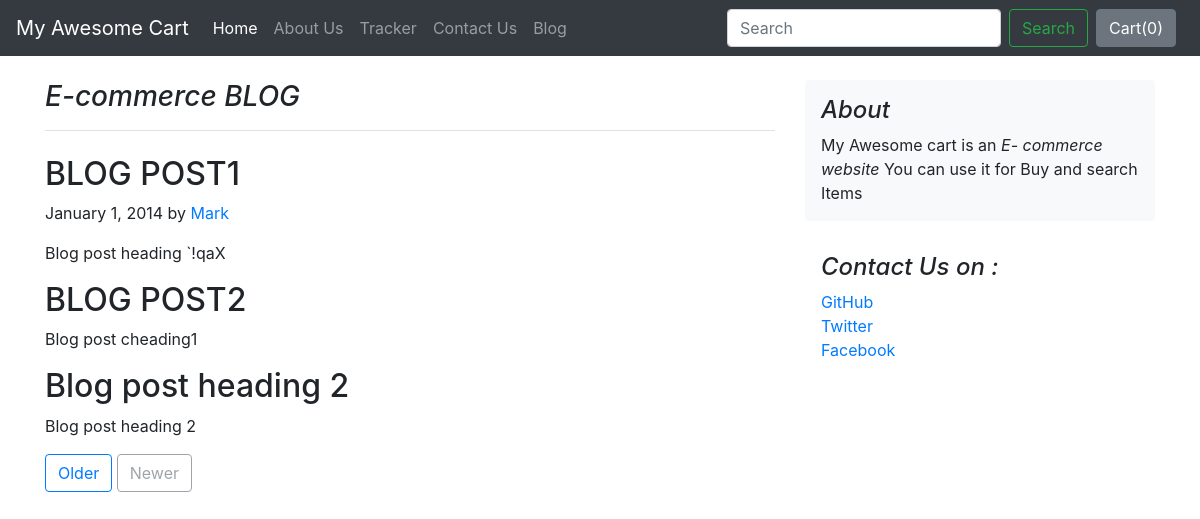
The app's page /blog/blogpost/4 with its own data.
### blog/models.py (models this page shows)
class Blogpost(models.Model):
    post_id = models.AutoField(primary_key=True)
    title = models.CharField(max_length=500,default="")
    head0 = models.CharField(max_length=500,default="")
    chead0 = models.CharField(max_length=5000,default="")
    head1 = models.CharField(max_length=500,default="")
    chead1 = models.CharField(max_length=5000,default="")
    head2 = models.CharField(max_length=500,default="")
    chead2 = models.CharField(max_length=5000,default="")
    pub_date = models.DateField(max_length=500,default="")
    thumbnail = models.ImageField(upload_to='shop/images', default="")
    def __str__(self):
        return self.title

### blog/views.py (the view)
# urls.py: path("blogpost/<int:id>",views.blogpost,name="blogPost")
def blogpost (request,id):
    post=Blogpost.objects.filter(post_id=id)[0]
    print(post)
    return render(request,'blog/blogpost.html',
                    {'post':post})

### blog/templates/blog/blogpost.html
{% extends 'blog/basic.html' %}
{% block body %}
<div class="container">
      <div class="row mt-4">
        <div class="col-md-8 blog-main">
          <h3 class="pb-3 mb-4 font-italic border-bottom">
            {{post.title}}
          </h3>
          <div class="blog-post">
            <h2 class="blog-post-title">{{post.head0}}</h2>
            <p class="blog-post-meta">January 1, 2014 by <a href="#">Mark</a></p>
            <p>{{post.chead0}} <contentswzxwszXr>`!qaX</contentswzxwszXr></p>
            <h2>{{post.head1}}</h2>
                 <p>{{post.chead1}}</p>
             <h2>{{post.head2}}</h2>
            <p>{{post.head2}}</p>
          </div>
          <nav class="blog-pagination">
            <a class="btn btn-outline-primary" href="#">Older</a>
            <a class="btn btn-outline-secondary disabled" href="#">Newer</a>
          </nav>
        </div>
        <aside class="col-md-4 blog-sidebar">
          <div class="p-3 mb-3 bg-light rounded">
            <h4 class="font-italic">About</h4>
            <p class="mb-0">My Awesome cart is an <em>E- commerce website </em>You can use it for Buy and search Items</p></div>
          <div class="p-3">
            <h4 class="font-italic">Contact Us on :</h4>
            <ol class="list-unstyled">
              <li><a href="#">GitHub</a></li>
              <li><a href="#">Twitter</a></li>
              <li><a href="#">Facebook</a></li>
            </ol>
          </div>
        </aside>
      </div>
    </div>
{% endblock %}

### records on screen
Blogpost: title "E-commerce BLOG", head0 "BLOG POST1", chead0 "Blog post heading", head1 "BLOG POST2", chead1 "Blog post cheading1", head2 "Blog post heading 2"
